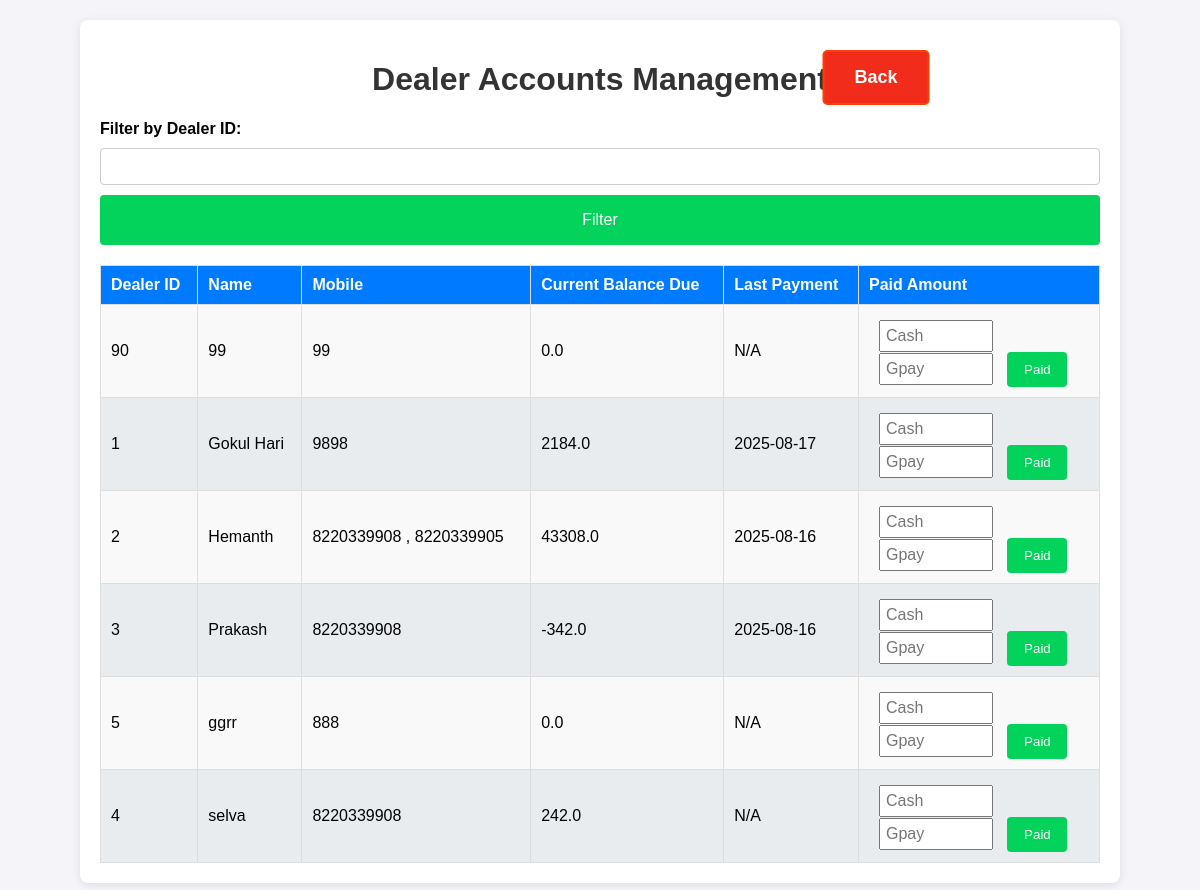
Page /dealer_accounts on the earlier database version.
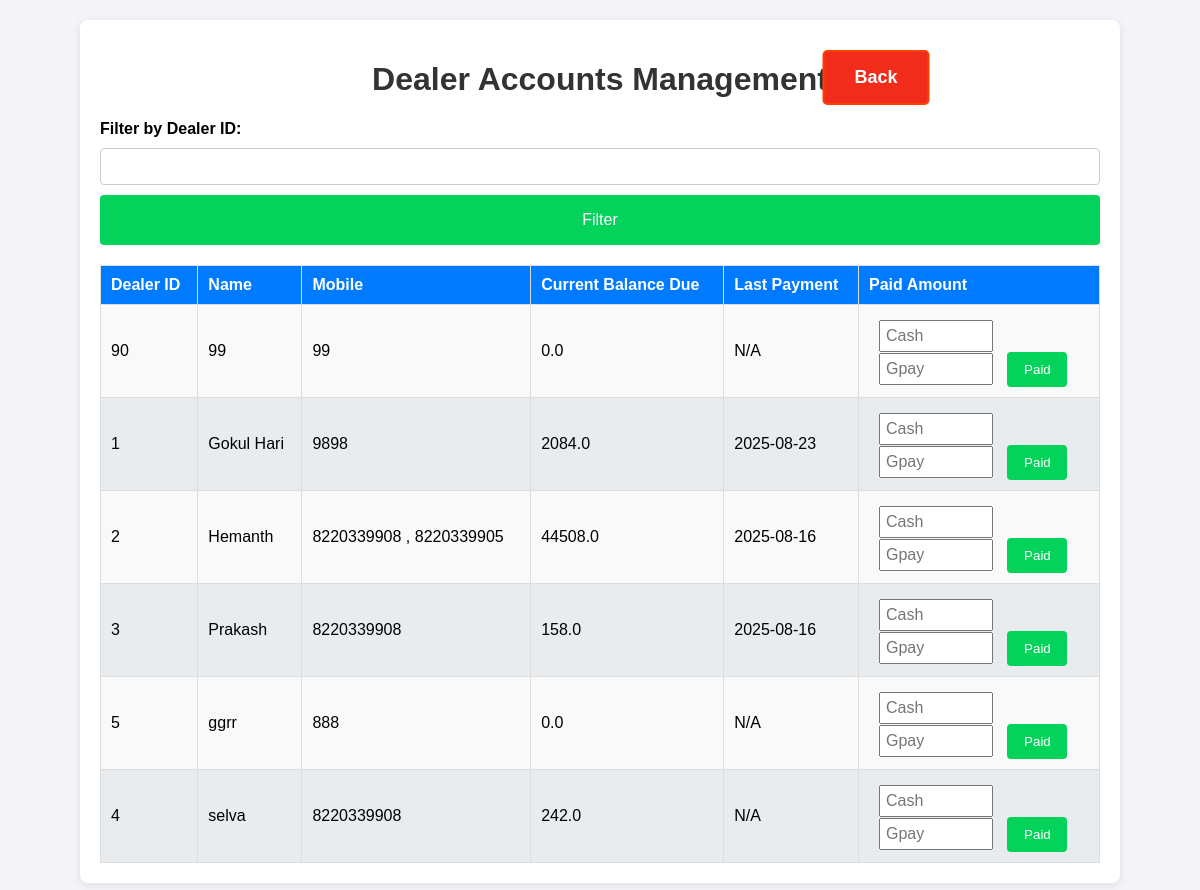
Same page on the later database version.
### app.py (models this page shows)
class Dealer_details(db.Model):
    id = db.Column(db.Integer, primary_key=True)
    dealer_id = db.Column(db.String(100), nullable=False, unique=True)
    name = db.Column(db.String(100), nullable=False)
    mobile = db.Column(db.String(15), nullable=False)
    address = db.Column(db.String(400), nullable=True)
    aadhaar_file = db.Column(db.String(400))  # Path to Aadhaar copy
    photo_file = db.Column(db.String(400))

class DealerAccounts(db.Model):
    id = db.Column(db.Integer, primary_key=True)
    dealer_id = db.Column(db.String(100), nullable=False, unique=True)
    current_balance = db.Column(db.Float, default=0.0)
    last_payment_date = db.Column(db.DateTime)

### app.py (the view)
@app.route('/dealer_accounts')
def dealer_accounts():
    dealers = get_filtered_data_dealer_account(request)
    dealer_id_filter = request.args.get('dealer_id', '')  # Default is an empty string
    return render_template("dealer_accounts.html", dealers=dealers, dealer_id_filter=dealer_id_filter)

### app.py (called while the page is built)
def get_filtered_data_dealer_account(request):
    dealer_id_filter = request.args.get('dealer_id', '')  # Default is an empty string
    filter_button = request.args.get('filter_button', '')
    query = db.session.query(Dealer_details, DealerAccounts).outerjoin(DealerAccounts, Dealer_details.dealer_id == DealerAccounts.dealer_id)
    if filter_button and dealer_id_filter:
        query = query.filter(Dealer_details.dealer_id == dealer_id_filter)
    filtered_data = query.order_by(Dealer_details.name.asc()).all()
    return filtered_data

### templates/dealer_accounts.html (shortened to what this page needs)
<!DOCTYPE html>
<html lang="en">
    <head>
    <link rel="stylesheet" href="/static/styles.css">
</head>
<body>
    <div class="container dealer_accounts_container">
        <h1>Dealer Accounts Management</h1>
        <a href="/" class="back">Back</a>
        <form method="GET" class="form">
            <label for="dealer_id">Filter by Dealer ID:</label>
            <input type="text" id="dealer_id" name="dealer_id" value="{{ dealer_id_filter }}">
            <button type="submit" name="filter_button" value="submit" class="btn">Filter</button>
        </form>
        <table class="dealer_accounts">
            <thead>
                <tr>
                    <th>Dealer ID</th>
                    <th>Name</th>
                    <th>Mobile</th>
                    <th>Current Balance Due</th>
                    <th>Last Payment</th>
                    <th class="action">Paid Amount</th>
                </tr>
            </thead>
            <tbody>
                {% for dealer, account in dealers %}
                <tr>
                    <td>{{ dealer.dealer_id }}</td>
                    <td>{{ dealer.name }}</td>
                    <td>{{ dealer.mobile }}</td>
                    <td>{{ account.current_balance if account else 0 }}</td>
                    <td>{{ account.last_payment_date.strftime("%Y-%m-%d") if account and account.last_payment_date else "N/A" }}</td>
                    <td>
                        <form method="POST" action="{{ url_for('update_payment', dealer_id=dealer.dealer_id) }}">
                            <input class="amount" style="margin-top: 5px;" type="number" name="amount_paid_cash" step="0.01" placeholder="Cash" required>
                            <input class="amount" type="number" name="amount_paid_gpay" step="0.01" placeholder="Gpay" required>
                            <button class="pay" type="submit">Paid</button>
                        </form>
                    </td>
                </tr>
                {% endfor %}
            </tbody>
        </table>
    </div>
</body>
</html>

### static/styles.css (style rules this page uses)
body { font-family: Arial, sans-serif; background-color: #f4f4f9; margin: 0; padding: 0; }
.container { max-width: 800px; margin: 20px auto; background: #fff; padding: 20px; border-radius: 8px; box-shadow: 0 2px 10px rgba(0, 0, 0, 0.1); }
.dealer_accounts_container { max-width: 1000px; }
h1, h2 { color: #333; text-align: center; }
.form { display: flex; flex-direction: column; gap: 10px; margin-bottom: 20px; }
.form label { font-weight: bold; }
.form input { padding: 10px; border: 1px solid #ccc; border-radius: 4px; }
.btn { background-color: #03d35a; color: #fff; border: none; padding: 10px; border-radius: 4px; cursor: pointer; font-size: medium; height: 50px; }
table { width: 100%; border-collapse: collapse; margin-top: 10px; }
table th, table td { padding: 10px; border: 1px solid #ddd; text-align: left; }
table th { background-color: #007bff; color: white; }
table tbody tr:nth-child(odd) { background-color: #f9f9f9; }
table tbody tr:nth-child(even) { background-color: #e9ecef; }
a { display: inline-block; padding: 15px 30px; font-size: 18px; font-weight: bold; text-align: center; text-decoration: none; background-color: #007bff; color: white; border-radius: 5px; border: 2px solid #007bff; transition: all 0.3s ease; position: absolute; left: 50%; transform: translateX(-50%); transition: transform 0.2s, background-color 0.2s; }
.back { background-color: #f22c1a; border: 2px solid #ff4000; top: 50px; left: 73%; }
.history_data input, .dealer_accounts input { width: 50px; padding: 5px; font-size: 16px; }
.history_data .password, .dealer_accounts .amount { width: 120px; margin-left: 10px; margin-right: 10px; }
.history_data button, .dealer_accounts button { background-color: #03d35a; color: white; padding: 5px 10px; border: none; cursor: pointer; border-radius: 4px; }
.dealer_accounts .action { width: 220px; }
.dealer_accounts .amount { width: 100px; }
.dealer_accounts .pay { width: 60px; height: 35px; }

Differences in the rows shown:
changed through a linked row, Dealer_details "Gokul Hari": current_balance "2184.0" → "2084.0"; last_payment_date "2025-08-17" → "2025-08-23"
changed through a linked row, Dealer_details "Hemanth": current_balance "43308.0" → "44508.0"
changed through a linked row, Dealer_details "Prakash": current_balance "-342.0" → "158.0"
